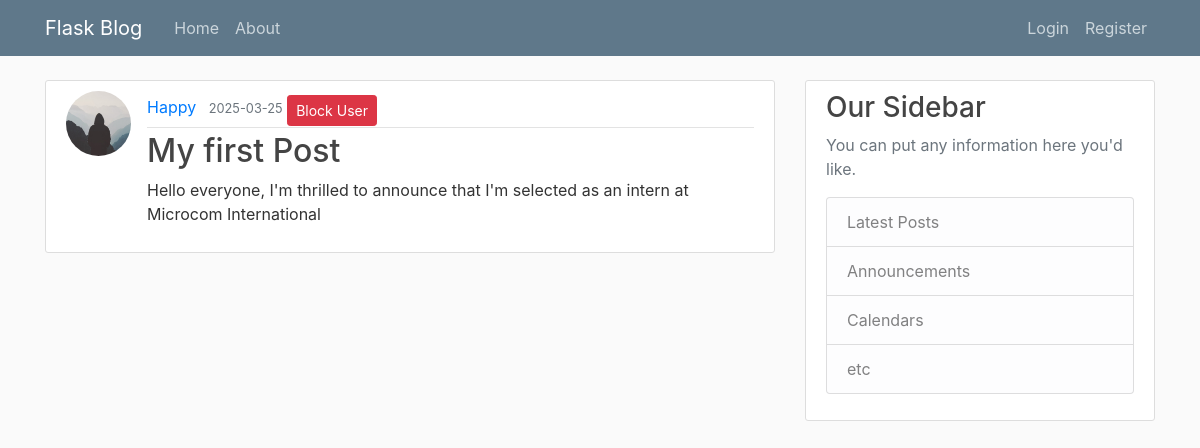
/post/1, run on the app's committed database.
### flaskblog/models.py (models this page shows, shortened)
class User(db.Model, UserMixin):
    id = db.Column(db.Integer, primary_key=True)
    username = db.Column(db.String(20), unique=True, nullable=False)
    email = db.Column(db.String(120), unique=True, nullable=False)
    image_file = db.Column(db.String(20), nullable=False, default='default.jpg')
    password = db.Column(db.String(60), nullable=False)
    posts = db.relationship('Post', backref='author', lazy=True)

class Post(db.Model):
    id = db.Column(db.Integer, primary_key=True)
    title = db.Column(db.String(100), nullable=False)
    date_posted = db.Column(db.DateTime, nullable=False, default=datetime.utcnow)
    content = db.Column(db.Text, nullable=False)
    user_id = db.Column(db.Integer, db.ForeignKey('user.id'), nullable=False)

### flaskblog/routes.py (the view)
@app.route("/post/<int:post_id>")
def post(post_id):
    post = Post.query.get_or_404(post_id)
    return render_template('post.html', title=post.title, post=post)

### flaskblog/templates/post.html (shortened to what this page needs)
{% extends "layout.html" %}
{% block content %}
  <article class="media content-section">
    <img class="rounded-circle article-img" src="{{ url_for('static', filename='profile_pics/' + post.author.image_file) }}">
    <div class="media-body">
      <div class="article-metadata">
        <a class="mr-2" href="#">{{ post.author.username }}</a>
        <small class="text-muted">{{ post.date_posted.strftime('%Y-%m-%d') }}</small>
        {% if post.author != current_user %}
          {% set blocked_ids = current_user.blocked | map(attribute='blocked_id') | list %}
          {% if post.author.id in blocked_ids %}
            <a href="{{ url_for('unblock_user', user_id=post.author.id) }}" class="btn btn-warning btn-sm mt-1">Unblock User</a>
          {% else %}
            <a href="{{ url_for('block_user', user_id=post.author.id) }}" class="btn btn-danger btn-sm mt-1">Block User</a>
          {% endif %}
        {% endif %}
      </div>
      <h2 class="article-title">{{ post.title }}</h2>
      <p class="article-content">{{ post.content }}</p>
    </div>
  </article>
{% endblock content %}

### flaskblog/static/main.css (style rules this page uses)
body { background: #fafafa; color: #333333; margin-top: 5rem; }
h1, h2, h3, h4, h5, h6 { color: #444444; }
.content-section { background: #ffffff; padding: 10px 20px; border: 1px solid #dddddd; border-radius: 3px; margin-bottom: 20px; }
.article-title { color: #444444; }
.article-content { white-space: pre-line; }
.article-img { height: 65px; width: 65px; margin-right: 16px; }
.article-metadata { padding-bottom: 1px; margin-bottom: 4px; border-bottom: 1px solid #e3e3e3 }

### data on the page
User: image_file (placeholder picture), author.username "Happy"
Post: date_posted "2025-03-25", title "My first Post", content "Hello everyone, I'm thrilled to announce that I'm selected as an intern at Microcom International"
